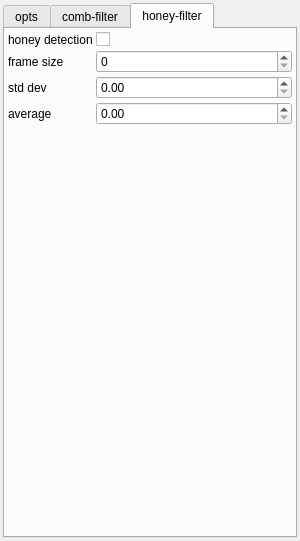
<?xml version="1.0" encoding="UTF-8"?>
<ui version="4.0">
 <class>PreprocessorParamsWidget</class>
 <widget class="QWidget" name="PreprocessorParamsWidget">
  <property name="geometry">
   <rect>
    <x>0</x>
    <y>0</y>
    <width>300</width>
    <height>541</height>
   </rect>
  </property>
  <property name="windowTitle">
   <string>Form</string>
  </property>
  <layout class="QVBoxLayout" name="verticalLayout">
   <property name="spacing">
    <number>3</number>
   </property>
   <property name="leftMargin">
    <number>3</number>
   </property>
   <property name="topMargin">
    <number>3</number>
   </property>
   <property name="rightMargin">
    <number>3</number>
   </property>
   <property name="bottomMargin">
    <number>3</number>
   </property>
   <item>
    <widget class="QTabWidget" name="tabWidget">
     <property name="enabled">
      <bool>true</bool>
     </property>
     <property name="currentIndex">
      <number>2</number>
     </property>
     <property name="usesScrollButtons">
      <bool>true</bool>
     </property>
     <widget class="QWidget" name="tab">
      <attribute name="title">
       <string>opts</string>
      </attribute>
      <layout class="QFormLayout" name="formLayout_2">
       <property name="horizontalSpacing">
        <number>3</number>
       </property>
       <property name="verticalSpacing">
        <number>3</number>
       </property>
       <property name="leftMargin">
        <number>3</number>
       </property>
       <property name="topMargin">
        <number>3</number>
       </property>
       <property name="rightMargin">
        <number>3</number>
       </property>
       <property name="bottomMargin">
        <number>3</number>
       </property>
       <item row="0" column="0">
        <widget class="QLabel" name="label_7">
         <property name="text">
          <string>equalize Hist</string>
         </property>
        </widget>
       </item>
       <item row="0" column="1">
        <widget class="QCheckBox" name="opt_use_equalize_histogram">
         <property name="text">
          <string/>
         </property>
        </widget>
       </item>
       <item row="2" column="0">
        <widget class="QLabel" name="label_2">
         <property name="text">
          <string>contrast streching</string>
         </property>
        </widget>
       </item>
       <item row="2" column="1">
        <widget class="QCheckBox" name="opt_use_contrast_stretching">
         <property name="text">
          <string/>
         </property>
        </widget>
       </item>
       <item row="3" column="0">
        <widget class="QLabel" name="label">
         <property name="text">
          <string>frame-size</string>
         </property>
        </widget>
       </item>
       <item row="3" column="1">
        <widget class="QSpinBox" name="opt_frame_size">
         <property name="maximum">
          <number>3000</number>
         </property>
        </widget>
       </item>
       <item row="4" column="0">
        <widget class="QLabel" name="label_15">
         <property name="text">
          <string>average value</string>
         </property>
        </widget>
       </item>
       <item row="4" column="1">
        <widget class="QDoubleSpinBox" name="opt_average_contrast_value">
         <property name="maximum">
          <double>255.000000000000000</double>
         </property>
        </widget>
       </item>
       <item row="1" column="0">
        <widget class="QLabel" name="label_14">
         <property name="text">
          <string/>
         </property>
        </widget>
       </item>
      </layout>
     </widget>
     <widget class="QWidget" name="tab_2">
      <attribute name="title">
       <string>comb-filter</string>
      </attribute>
      <layout class="QFormLayout" name="formLayout_3">
       <property name="horizontalSpacing">
        <number>3</number>
       </property>
       <property name="verticalSpacing">
        <number>3</number>
       </property>
       <property name="leftMargin">
        <number>3</number>
       </property>
       <property name="topMargin">
        <number>3</number>
       </property>
       <property name="rightMargin">
        <number>3</number>
       </property>
       <property name="bottomMargin">
        <number>3</number>
       </property>
       <item row="0" column="0">
        <widget class="QLabel" name="label_4">
         <property name="text">
          <string>comb detection</string>
         </property>
        </widget>
       </item>
       <item row="0" column="1">
        <widget class="QCheckBox" name="comb_enabled">
         <property name="text">
          <string/>
         </property>
        </widget>
       </item>
       <item row="1" column="0">
        <widget class="QLabel" name="label_3">
         <property name="text">
          <string>threshold</string>
         </property>
        </widget>
       </item>
       <item row="1" column="1">
        <widget class="QDoubleSpinBox" name="comb_threshold">
         <property name="maximum">
          <double>255.000000000000000</double>
         </property>
        </widget>
       </item>
       <item row="2" column="0">
        <widget class="QLabel" name="label_5">
         <property name="text">
          <string>min. size combs</string>
         </property>
        </widget>
       </item>
       <item row="2" column="1">
        <widget class="QSpinBox" name="comb_min_size">
         <property name="maximum">
          <number>150</number>
         </property>
        </widget>
       </item>
       <item row="3" column="0">
        <widget class="QLabel" name="label_6">
         <property name="text">
          <string>max. size combs</string>
         </property>
        </widget>
       </item>
       <item row="3" column="1">
        <widget class="QSpinBox" name="comb_max_size">
         <property name="maximum">
          <number>150</number>
         </property>
        </widget>
       </item>
       <item row="4" column="0">
        <widget class="QLabel" name="label_8">
         <property name="text">
          <string>line width</string>
         </property>
        </widget>
       </item>
       <item row="4" column="1">
        <widget class="QSpinBox" name="comb_line_width">
         <property name="maximum">
          <number>25</number>
         </property>
        </widget>
       </item>
       <item row="5" column="0">
        <widget class="QLabel" name="label_9">
         <property name="text">
          <string>line color</string>
         </property>
        </widget>
       </item>
       <item row="5" column="1">
        <widget class="QSpinBox" name="comb_line_color">
         <property name="maximum">
          <number>255</number>
         </property>
        </widget>
       </item>
      </layout>
     </widget>
     <widget class="QWidget" name="tab_3">
      <attribute name="title">
       <string>honey-filter</string>
      </attribute>
      <layout class="QFormLayout" name="formLayout_4">
       <property name="horizontalSpacing">
        <number>3</number>
       </property>
       <property name="verticalSpacing">
        <number>3</number>
       </property>
       <property name="leftMargin">
        <number>3</number>
       </property>
       <property name="topMargin">
        <number>3</number>
       </property>
       <property name="rightMargin">
        <number>3</number>
       </property>
       <property name="bottomMargin">
        <number>3</number>
       </property>
       <item row="0" column="0">
        <widget class="QLabel" name="label_11">
         <property name="text">
          <string>honey detection</string>
         </property>
        </widget>
       </item>
       <item row="0" column="1">
        <widget class="QCheckBox" name="honey_enabled">
         <property name="text">
          <string/>
         </property>
        </widget>
       </item>
       <item row="1" column="0">
        <widget class="QLabel" name="label_12">
         <property name="text">
          <string>frame size</string>
         </property>
        </widget>
       </item>
       <item row="1" column="1">
        <widget class="QSpinBox" name="honey_frame_size">
         <property name="maximum">
          <number>3000</number>
         </property>
        </widget>
       </item>
       <item row="2" column="0">
        <widget class="QLabel" name="label_10">
         <property name="text">
          <string>std dev</string>
         </property>
        </widget>
       </item>
       <item row="2" column="1">
        <widget class="QDoubleSpinBox" name="honey_std_dev">
         <property name="maximum">
          <double>255.000000000000000</double>
         </property>
        </widget>
       </item>
       <item row="3" column="0">
        <widget class="QLabel" name="label_13">
         <property name="text">
          <string>average</string>
         </property>
        </widget>
       </item>
       <item row="3" column="1">
        <widget class="QDoubleSpinBox" name="honey_average_value">
         <property name="maximum">
          <double>255.000000000000000</double>
         </property>
        </widget>
       </item>
      </layout>
     </widget>
    </widget>
   </item>
  </layout>
 </widget>
 <resources/>
 <connections/>
</ui>
